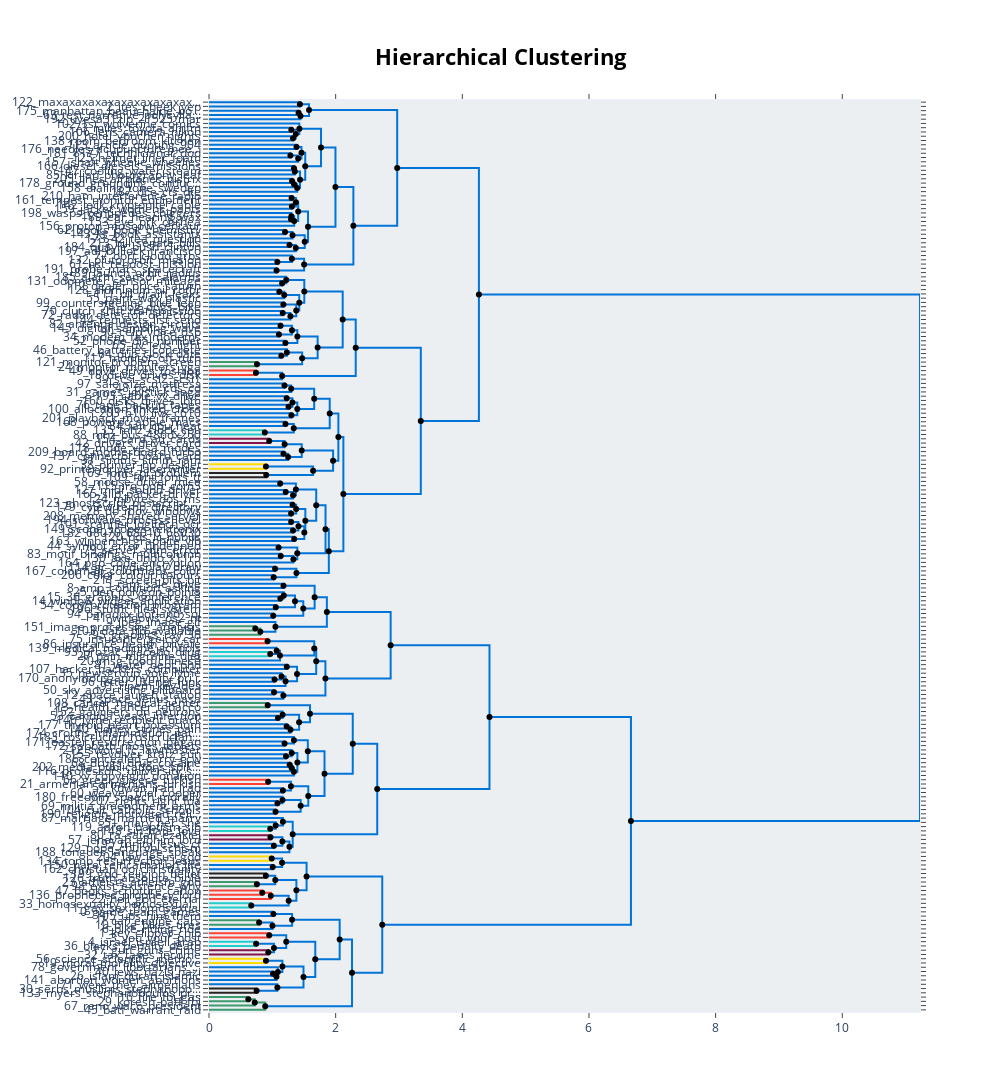

The notebook cell this image was saved under:
### Code cell
hierarchical_topics
topic_model.visualize_hierarchy(hierarchical_topics=hierarchical_topics)
